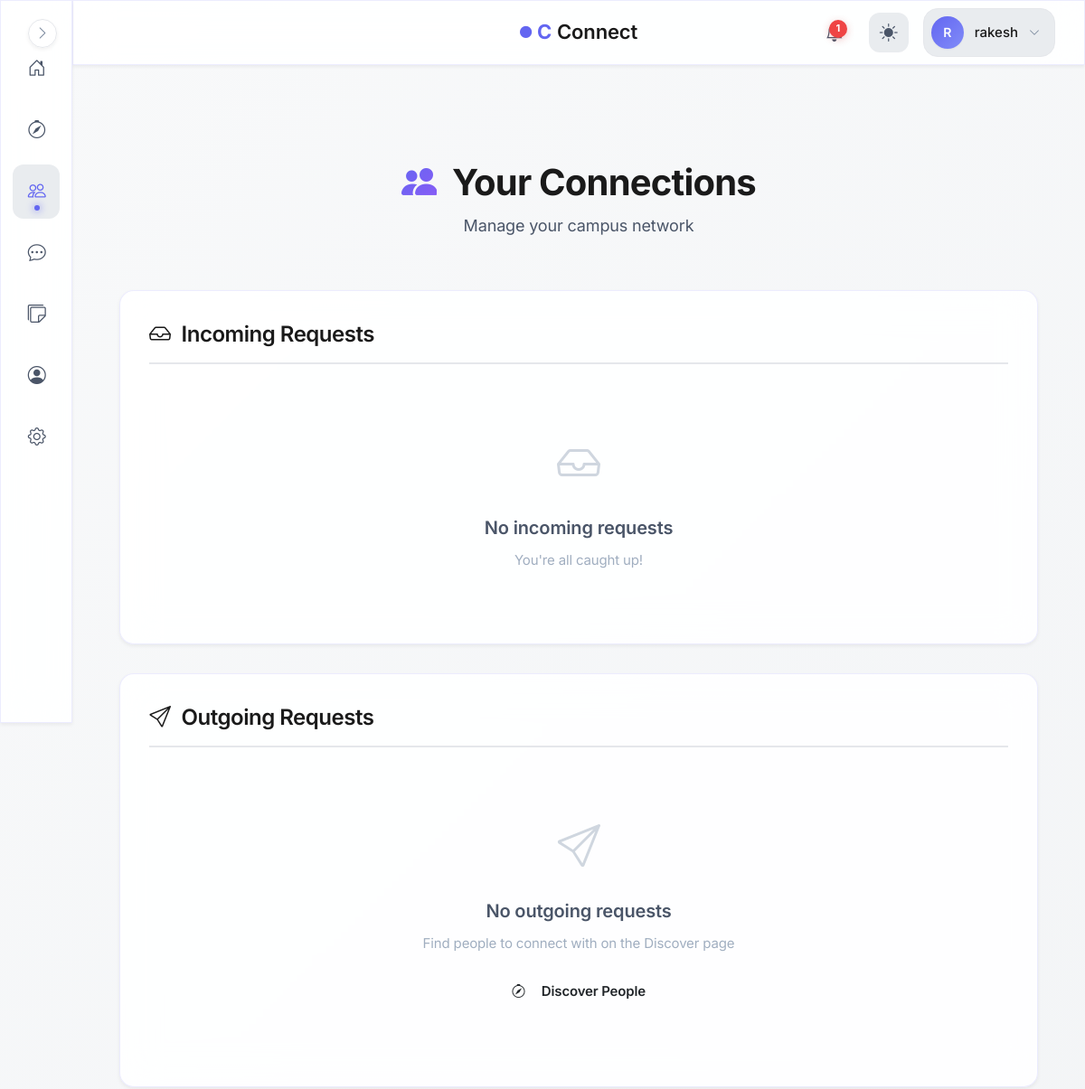
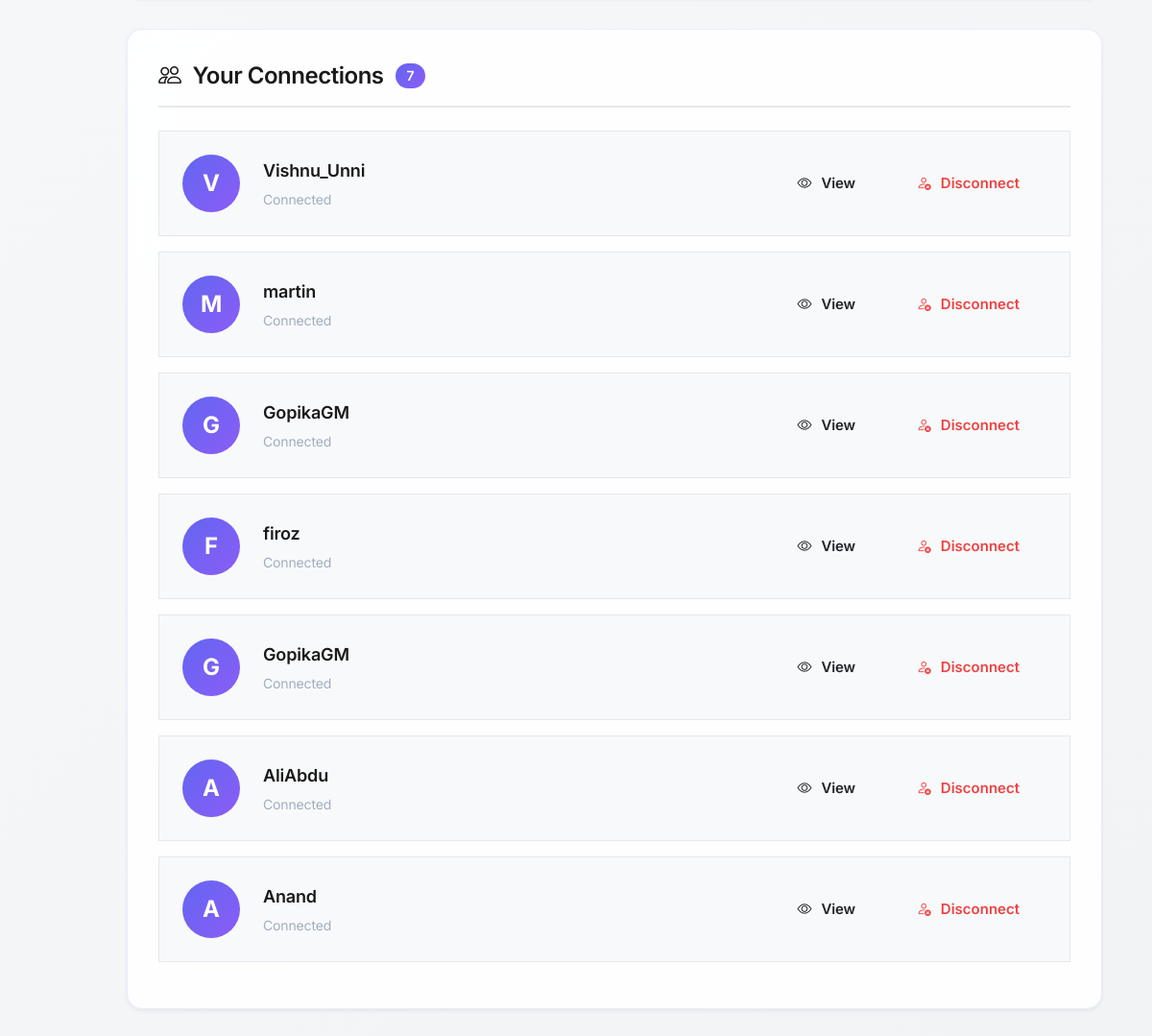
The app's page /connections (signed in) with its own data (2 pictures, top to bottom).
### models.py (models this page shows, shortened)
class User(UserMixin, db.Model):
    id = db.Column(db.Integer, primary_key=True, autoincrement=True)  # Unique identifier
    username = db.Column(db.String(100), nullable=False)  # Name of the user (later can add this unique if needed)
    email = db.Column(db.String(120), nullable=False, unique=True)  # Email of the user
    password = db.Column(db.String(200), nullable=False)  # Passwords not hashed yet (done in setup_db.py)
    created_at = db.Column(db.DateTime, default=db.func.now())  # Timestamp of account creation
    last_login = db.Column(db.DateTime, nullable=True)  # Timestamp of last login
    pass

class Connection(db.Model):
    id = db.Column(db.Integer, primary_key=True, autoincrement=True)
    user_id = db.Column(db.Integer, db.ForeignKey('user.id'), nullable=False)  # User who initiated the connection
    target_user_id = db.Column(db.Integer, db.ForeignKey('user.id'), nullable=False)  # User who is targetted to connect
    status = db.Column(db.String(20), nullable=False, default='pending')
    created_at = db.Column(db.DateTime, default=db.func.now()) #current_timestamp())
    __table_args__ = (
        db.UniqueConstraint('user_id', 'target_user_id', name='_user_target_uc'),
        db.Index('idx_target_user', 'target_user_id'),
    )
    user = db.relationship('User', foreign_keys=[user_id], backref='sent_requests')
    connected_user = db.relationship('User', foreign_keys=[target_user_id], backref='received_requests')

### blueprints/connections/routes.py (the view)
@connections.route('/connections')
@login_required
def connections_home():
    incoming = list_requests(current_user.id, 'incoming', 'pending', limit=50)
    outgoing = list_requests(current_user.id, 'outgoing', 'pending', limit=50)
    accepted = list_connections(current_user.id, limit=100)
    return render_template(
        'connections/list.html',
        incoming=incoming,
        outgoing=outgoing,
        accepted=accepted
    )

### blueprints/connections/templates/connections/list.html (shortened to what this page needs)
{% extends "base.html" %}
{% block body %}
<div class="container py-4">
    <div class="connections-header animate-on-scroll">
        <h1 class="connections-title">
            <i class="bi bi-people-fill me-2" style="background: linear-gradient(135deg, var(--primary-color), var(--accent-color)); -webkit-background-clip: text; -webkit-text-fill-color: transparent;"></i>
            Your Connections
        </h1>
        <p class="connections-subtitle">Manage your campus network</p>
    </div>
    <div class="section-card glass-card animate-on-scroll">
        <div class="section-header">
            <h2 class="section-title">
                <i class="bi bi-inbox"></i>
                Incoming Requests
            </h2>
        </div>
        {% if incoming %}
            {% for c in incoming %}
            <div class="connection-item">
                <div class="connection-avatar">
                    {{ c.user.username[0].upper() if c.connected_user else 'U' }}
                </div>
                <div class="connection-info">
                    <div class="connection-name">{{ c.user.username if c.connected_user else 'UNKNOWN'}}</div>
                    <div class="connection-meta">wants to connect with you</div>
                </div>
                <div class="connection-actions">
                    <form method="POST" action="{{ url_for('connections.connections_accept', conn_id=c.id) }}">
                        <input type="hidden" name="csrf_token" value="{{ csrf_token() }}">
                        <button class="btn btn-primary-custom btn-sm">
                            <i class="bi bi-check-lg"></i> Accept
                        </button>
                    </form>
                    <form method="POST" action="{{ url_for('connections.connections_reject', conn_id=c.id) }}">
                        <input type="hidden" name="csrf_token" value="{{ csrf_token() }}">
                        <button class="btn btn-outline-custom btn-sm">
                            <i class="bi bi-x-lg"></i> Reject
                        </button>
                    </form>
                </div>
            </div>
            {% endfor %}
        {% else %}
            <div class="empty-state">
                <div class="empty-icon"><i class="bi bi-inbox"></i></div>
                <div class="empty-title">No incoming requests</div>
                <div class="empty-text">You're all caught up!</div>
            </div>
        {% endif %}
    </div>
    <div class="section-card glass-card animate-on-scroll">
        <div class="section-header">
            <h2 class="section-title">
                <i class="bi bi-send"></i>
                Outgoing Requests
            </h2>
        </div>
        {% if outgoing %}
            {% for c in outgoing %}
            <div class="connection-item">
                <div class="connection-avatar">{{ c.connected_user.username[0].upper() if c.connected_user else 'U'}}</div>
                <div class="connection-info">
                    <div class="connection-name">{{ c.connected_user.username if c.connected_user else 'UNKNOWN'}}</div>
                    <div class="connection-meta">Request pending</div>
                </div>
                <div class="connection-actions">
                    <form method="POST" action="{{ url_for('connections.connections_cancel', conn_id=c.id) }}">
                        <input type="hidden" name="csrf_token" value="{{ csrf_token() }}">
                        <button class="btn btn-outline-custom btn-sm cancel-btn" data-conn-id="{{ c.id }}">
                            <i class="bi bi-x-lg"></i> Cancel
                        </button>
                    </form>
                </div>
            </div>
            {% endfor %}
        {% else %}
            <div class="empty-state">
                <div class="empty-icon"><i class="bi bi-send"></i></div>
                <div class="empty-title">No outgoing requests</div>
                <div class="empty-text">Find people to connect with on the Discover page</div>
                <a href="{{ url_for('main.search_page') }}" class="btn btn-primary-custom btn-sm mt-3">
                    <i class="bi bi-compass me-2"></i>Discover People
                </a>
            </div>
        {% endif %}
    </div>
    <div class="section-card glass-card animate-on-scroll">
        <div class="section-header">
            <h2 class="section-title">
                <i class="bi bi-people"></i>
                Your Connections
                {% if accepted %}
                <span class="badge-count">{{ accepted|length }}</span>
                {% endif %}
            </h2>
        </div>
        {% if accepted %}
            {% for c in accepted %}
            {% set other = c.user if c.user_id != current_user.id else c.connected_user %}
            <div class="connection-item">
                <div class="connection-avatar">{{ other.username[0].upper() }}</div>
                <div class="connection-info">
                    <div class="connection-name">{{ other.username }}</div>
                    <div class="connection-meta">Connected</div>
                </div>
                <div class="connection-actions">
                    <a href="{{ url_for('main.view_user_profile', user_id=other.id) }}" class="btn btn-outline-custom btn-sm">
                        <i class="bi bi-eye"></i> View
                    </a>
                    <form method="POST"
                          action="{{ url_for('connections.connections_disconnect', conn_id=c.id) }}"
                          onsubmit="return confirm('Are you sure you want to disconnect? This will remove the connection.');">
                        <button class="btn btn-outline-custom btn-sm" style="color: var(--danger-color); border-color: var(--danger-color);">
                            <i class="bi bi-person-x"></i> Disconnect
                        </button>
                    </form>
                </div>
            </div>
            {% endfor %}
        {% endif %}
    </div>
</div>
{% endblock %}

### templates/base.html (shortened to what this page needs)
<!DOCTYPE html>
<html lang="en">
<head>
    <link rel="stylesheet" href="https://cdn.jsdelivr.net/npm/bootstrap-icons@1.11.1/font/bootstrap-icons.css">
    <link href="https://cdn.jsdelivr.net/npm/bootstrap@5.3.2/dist/css/bootstrap.min.css" rel="stylesheet">
    <link rel="stylesheet" href="{{ url_for('static', filename='css/global.css') }}">
</head>
<body>
    {% if current_user.is_authenticated %}
        <aside class="sidebar glass-effect" id="sidebar">
            <nav class="sidebar__nav">
                <a href="{{ url_for('main.dashboard') }}" class="sidebar__link" data-tooltip="Dashboard">
                    <div class="sidebar__link-icon">
                        <i class="bi bi-house-door"></i>
                    </div>
                </a>
                <a href="{{ url_for('main.search_page') }}" class="sidebar__link" data-tooltip="Discover">
                    <div class="sidebar__link-icon">
                        <i class="bi bi-compass"></i>
                    </div>
                </a>
                <a href="{{ url_for('connections.connections_home') }}" class="sidebar__link" data-tooltip="Connections">
                    <div class="sidebar__link-icon">
                        <i class="bi bi-people"></i>
                    </div>
                </a>
                <a href="{{ url_for('messages.inbox') }}" class="sidebar__link" data-tooltip="Messages">
                    <div class="sidebar__link-icon">
                        <i class="bi bi-chat-dots"></i>
                    </div>
                </a>
                <a href="/campus-board" class="sidebar__link" data-tooltip="Messages">
                    <div class="sidebar__link-icon">
                        <i class="bi bi-stickies"></i>
                    </div>
                </a>
                <a href="{{ url_for('auth.profile') }}" class="sidebar__link" data-tooltip="Profile">
                    <div class="sidebar__link-icon">
                        <i class="bi bi-person-circle"></i>
                    </div>
                </a>
                <a href="{{ url_for('main.settings') }}" class="sidebar__link" data-tooltip="Settings">
                    <div class="sidebar__link-icon">
                        <i class="bi bi-gear"></i>
                    </div>
                </a>
            </nav>
            <button class="sidebar__toggle" id="sidebarToggle" aria-label="Toggle sidebar">
                <i class="bi bi-chevron-right"></i>
            </button>
        </aside>
        <header class="topbar glass-effect">
            <div class="topbar__container">
                <div class="topbar__center">
                    <a href="{{ url_for('main.home') }}" class="topbar__brand">
                        <span class="brand-icon-small">
                            <i class="bi bi-circle-fill"></i>
                        </span>
                        <span class="brand-c">C</span>
                        <span class="brand-text">Connect</span>
                    </a>
                </div>
                <div class="topbar__actions">
                    <a href="{{ url_for('notifications.notifications_list') }}" class="topbar__icon-btn" aria-label="Notifications">
                        {% set unread = current_user.notifications | selectattr("is_read", "equalto", False) | list %}
                        {% if unread|length > 0 %}
                        <span class="topbar__badge">{{ unread|length }}</span>
                        {% endif %}
                    </a>
                    <button class="topbar__icon-btn topbar__theme-toggle" id="themeToggle" aria-label="Toggle theme">
                        <i class="bi bi-sun-fill" id="themeIcon"></i>
                    </button>
                    <div class="topbar__profile" id="profileDropdown">
                        <button class="topbar__profile-btn" aria-label="Profile menu">
                            <div class="topbar__avatar">
                                {{ current_user.username[0].upper() }}
                            </div>
                            <span class="topbar__username">{{ current_user.username }}</span>
                            <i class="bi bi-chevron-down topbar__profile-arrow"></i>
                        </button>
                    </div>
                </div>
            </div>
        </header>
    {% endif %}
    <main class="main-content">
        {% block body %}{% endblock %}
    </main>
</body>
</html>

### records on screen
User: username "R", username "rakesh"
User: username "V", username "Vishnu_Unni"
User: username "M", username "martin"
User: username "G", username "GopikaGM"
User: username "F", username "firoz"
User: username "A", username "AliAbdu"
User: username "A", username "Anand"

### other values on screen
{{ unread|length }} "1"
{{ accepted|length }} "7"
